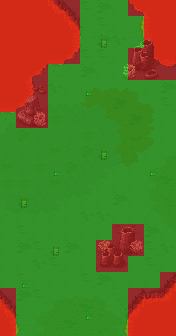

This game map was drawn from its Tiled (.tmx) file and the tilesets committed beside it. A one-line description and the full map source follow:
An orthogonal 11x21 tile map with 16x16 px tiles, 8 tile layers (Tile Layer 4, Tile Layer 5, Tile Layer 6, Tile Layer 7, ...).

<map version="1.5" tiledversion="2021.02.15" orientation="orthogonal" renderorder="left-down" width="11" height="21" tilewidth="16" tileheight="16" infinite="0" nextlayerid="15" nextobjectid="1">
 <tileset firstgid="1" source="../world_tiles/tileset.tsx" />
 <layer id="10" name="Tile Layer 4" width="11" height="21">
  <data encoding="csv">
12612,12612,12612,12802,12115,12116,12809,12809,12207,12208,12809,
12612,12612,12612,12612,12215,12216,12809,12809,12307,12308,12809,
12612,12612,12612,12614,12615,12616,12809,12809,12407,12408,12611,
12612,12101,12102,12714,12715,12716,12809,12809,12709,12710,12711,
12612,12201,12202,12814,12815,12816,12809,12809,12809,12810,12811,
12614,12301,12302,12809,12809,12809,12809,12809,12809,12809,12809,
12714,12715,12716,12809,12809,12809,12809,12809,12809,12809,12809,
12814,12815,12816,12809,12809,12809,12809,12809,12809,12809,12809,
12809,12809,12809,12809,12809,12809,12809,12809,12809,12809,12809,
12809,12809,12809,12809,12809,12809,12809,12809,12809,12809,12809,
12809,12809,12809,12809,12809,12809,12809,12809,12809,12809,12809,
12809,12809,12809,12809,12809,12809,12809,12809,12809,12809,12809,
12809,12809,12809,12809,12809,12809,12809,12809,12809,12809,12809,
12809,12809,12809,12809,12809,12809,12809,12809,12809,12809,12809,
12809,12809,12809,12809,12809,12809,12809,12809,12809,12809,12809,
12809,12809,12809,12809,12809,12809,12809,12809,12809,12809,12809,
12809,12809,12809,12809,12809,12809,12809,12809,12809,12809,12809,
12809,12809,12809,12809,12809,12809,12809,12809,12809,12809,12110,
12115,12116,12809,12809,12809,12809,12809,12109,12110,12111,12807,
12215,12216,12809,12809,12809,12809,12809,12209,12210,12211,0,
12315,12316,12809,12809,12809,12809,12809,12309,12310,12311,0
</data>
 </layer>
 <layer id="11" name="Tile Layer 5" width="11" height="21">
  <data encoding="csv">
0,0,0,0,0,0,0,0,0,0,0,
0,0,0,0,0,0,0,0,0,0,0,
0,0,0,0,0,0,0,0,0,0,0,
0,0,0,0,0,0,0,0,0,0,0,
0,0,0,0,0,0,0,0,0,0,0,
0,0,0,0,12750,12751,12752,12753,12754,12755,0,
0,0,0,0,12850,12851,12852,12853,12854,12855,0,
0,0,0,0,12950,12951,12952,12953,12954,12955,0,
0,0,0,0,13050,13051,13052,13053,13054,13055,0,
0,0,0,0,13150,13151,13152,13153,13154,13155,0,
0,0,0,0,13250,13251,13252,13253,13254,13255,0,
0,0,0,0,0,0,0,0,0,0,0,
0,0,0,0,0,0,0,0,0,0,0,
0,0,0,0,0,0,0,0,0,0,0,
0,0,0,0,0,0,0,0,0,0,0,
0,0,0,0,0,0,0,0,0,0,0,
0,0,0,0,0,0,0,0,0,0,0,
0,0,0,0,0,0,0,0,0,0,0,
0,0,0,0,0,0,0,0,0,0,0,
0,0,0,0,0,0,0,0,0,0,0,
0,0,0,0,0,0,0,0,0,0,0
</data>
 </layer>
 <layer id="12" name="Tile Layer 6" width="11" height="21">
  <data encoding="csv">
0,0,0,0,0,12929,12828,0,0,0,12612,
0,0,0,0,0,0,12929,0,0,0,12612,
0,0,0,0,0,0,12828,12730,0,0,0,
0,0,0,0,0,12929,12929,0,0,0,0,
0,0,0,0,0,12828,0,0,12929,12929,0,
0,0,0,12730,0,0,0,0,0,0,12828,
0,0,13951,13952,13952,13953,13954,13128,0,0,12929,
13951,13952,14051,14227,14052,14053,14054,14055,13128,0,0,
14051,14328,14152,14151,14152,14227,14154,14155,13029,0,0,
14152,14152,14152,14430,14252,14328,14254,14255,0,13350,13351,
14430,14152,14227,14352,14328,14353,14354,14355,0,13450,13451,
14227,14227,14152,14430,14353,14354,14454,14455,0,13550,13529,
14351,14430,14353,14354,14453,14454,0,12828,0,13650,13651,
14451,14452,14453,14454,0,12730,12730,0,0,13750,13751,
0,12929,0,0,0,0,0,12929,12929,12828,13851,
0,12828,12929,0,12828,0,13560,12828,0,12929,12730,
0,0,12730,12929,0,0,0,12730,0,12929,0,
0,12929,0,0,0,12929,12828,0,0,0,0,
0,12828,12929,13351,13352,13353,13354,13355,0,0,0,
0,0,13450,13451,13452,13529,13454,13455,0,0,0,
0,0,13550,13551,13529,13553,13554,13555,0,0,0
</data>
 </layer>
 <layer id="13" name="Tile Layer 7" width="11" height="21">
  <data encoding="csv">
0,0,0,0,0,0,0,0,0,0,0,
0,0,0,0,0,0,0,0,0,0,0,
0,0,0,0,0,0,0,0,12168,12169,0,
0,0,0,0,0,0,0,0,12268,12269,0,
0,0,0,0,0,0,0,0,12368,12369,0,
0,12370,12371,0,0,0,0,0,0,0,0,
0,12470,12471,0,0,0,0,0,0,0,0,
0,12570,12571,0,0,0,0,0,0,0,0,
0,0,0,0,0,0,0,0,0,0,0,
0,0,0,0,0,0,0,0,0,0,0,
0,0,0,0,0,0,0,0,0,0,0,
0,0,0,0,0,0,0,0,0,0,0,
0,0,0,0,0,0,0,0,0,0,0,
0,0,0,0,0,0,0,0,0,0,0,
0,0,0,0,0,0,0,12159,12160,0,0,
0,0,0,0,0,0,0,12259,12260,0,0,
0,0,0,0,0,0,0,0,0,0,0,
0,0,0,0,0,0,0,0,0,0,0,
0,0,0,0,0,0,0,0,0,0,0,
0,0,0,0,0,0,0,0,0,0,12612,
0,0,0,0,0,0,0,0,0,12612,12612
</data>
 </layer>
 <layer id="14" name="Tile Layer 8" width="11" height="21">
  <data encoding="csv">
0,0,0,0,0,0,0,0,0,0,0,
0,0,0,0,0,0,0,0,0,0,0,
0,0,0,0,0,0,0,0,0,0,0,
0,0,0,0,0,0,0,0,0,0,0,
0,0,0,0,0,0,0,13568,13569,0,0,
0,0,0,0,0,0,0,0,0,0,0,
0,0,0,0,0,0,0,0,0,0,0,
0,0,13461,0,0,0,0,0,0,0,0,
0,0,0,0,0,0,0,0,0,0,0,
0,0,0,0,0,0,0,0,0,0,0,
0,0,0,0,0,0,0,0,0,0,0,
0,0,0,0,0,0,0,0,0,0,0,
0,0,0,0,0,0,0,0,0,0,0,
0,0,0,0,0,0,0,0,0,0,0,
0,0,0,0,0,0,0,0,0,0,0,
0,0,0,0,0,0,12166,12167,13460,0,0,
0,0,0,0,0,0,12266,12267,0,0,0,
0,0,0,0,0,0,0,0,0,0,0,
0,0,0,0,0,0,0,0,0,0,0,
0,0,0,0,0,0,0,0,0,0,0,
0,0,0,0,0,0,0,0,0,0,0
</data>
 </layer>
 <layer id="7" name="anim" width="11" height="21">
  <data encoding="csv">
0,0,0,0,0,0,0,0,0,0,0,
0,0,0,0,0,0,0,0,0,0,0,
0,0,0,0,0,0,0,0,0,0,0,
0,0,0,0,0,0,0,0,0,0,0,
0,0,0,0,0,0,0,0,0,15628,0,
0,0,15429,0,0,0,0,0,0,0,0,
0,0,0,0,0,0,0,0,0,0,0,
0,0,0,0,0,0,0,0,0,0,0,
0,0,0,0,0,0,0,0,0,0,0,
0,0,0,0,0,0,0,0,0,0,0,
0,0,0,0,0,0,0,0,0,0,0,
0,0,0,0,0,0,0,0,0,0,0,
0,0,0,0,0,0,0,0,0,0,0,
0,0,0,0,0,0,0,0,0,0,0,
0,0,0,0,0,0,0,0,0,0,0,
0,0,0,0,0,0,0,0,0,0,0,
0,0,0,0,0,0,0,0,0,0,0,
0,0,0,0,0,0,0,0,0,0,0,
0,0,0,0,0,0,0,0,0,0,0,
0,0,0,0,0,0,0,0,0,0,0,
0,0,0,0,0,0,0,0,0,0,0
</data>
 </layer>
 <layer id="8" name="characters" width="11" height="21">
  <data encoding="csv">
0,0,0,0,0,0,0,0,0,0,0,
0,0,0,0,0,0,0,0,0,0,0,
0,0,0,0,0,0,15606,0,0,0,0,
0,0,0,0,0,0,0,0,0,0,0,
0,0,0,0,0,0,0,0,0,0,0,
0,0,0,0,0,15507,0,0,0,0,0,
0,0,0,0,0,0,0,0,0,0,0,
0,0,0,0,0,0,0,0,0,0,0,
0,0,0,0,0,0,0,0,0,0,0,
0,0,0,0,0,0,15606,0,0,0,0,
0,0,0,15507,0,0,0,0,0,15507,0,
0,0,0,0,0,0,0,0,0,0,0,
0,15606,0,0,0,0,0,0,0,0,0,
0,0,0,0,0,0,0,0,0,0,0,
0,0,0,0,0,0,0,0,0,0,0,
0,0,0,15606,0,0,0,0,0,0,0,
0,0,0,0,0,0,0,0,0,0,0,
0,15507,0,0,0,0,0,0,0,0,0,
0,0,0,0,0,0,0,0,0,0,0,
0,0,0,0,0,15507,0,0,0,0,0,
0,0,0,0,0,0,0,0,0,0,0
</data>
 </layer>
 <layer id="9" name="walkable" width="11" height="21">
  <data encoding="csv">
15437,15437,15437,15437,15437,15537,15537,15537,15437,15437,15437,
15437,15437,15437,15437,15437,15537,15537,15537,15537,15437,15437,
15437,15437,15437,15437,15437,15537,15537,15537,15537,15437,15437,
15437,15437,15437,15437,15437,15537,15537,15537,15437,15437,15437,
15437,15437,15437,15537,15537,15537,15537,15537,15437,15437,15437,
15437,15437,15437,15537,15537,15537,15537,15537,15537,15537,15537,
15437,15437,15437,15537,15537,15537,15537,15537,15537,15537,15537,
15537,15437,15437,15537,15537,15537,15537,15537,15537,15537,15537,
15537,15537,15537,15537,15537,15537,15537,15537,15537,15537,15537,
15537,15537,15537,15537,15537,15537,15537,15537,15537,15537,15537,
15537,15537,15537,15537,15537,15537,15537,15537,15537,15537,15537,
15537,15537,15537,15537,15537,15537,15537,15537,15537,15537,15537,
15537,15537,15537,15537,15537,15537,15537,15537,15537,15537,15537,
15537,15537,15537,15537,15537,15537,15537,15537,15537,15537,15537,
15537,15537,15537,15537,15537,15537,15537,15437,15437,15537,15537,
15537,15537,15537,15537,15537,15537,15437,15437,15437,15537,15537,
15537,15537,15537,15537,15537,15537,15437,15437,15537,15537,15537,
15537,15537,15537,15537,15537,15537,15537,15537,15537,15537,15437,
15437,15537,15537,15537,15537,15537,15537,15537,15437,15437,15437,
15437,15537,15537,15537,15537,15537,15537,15537,15437,15437,15437,
15437,15537,15537,15537,15537,15537,15537,15537,15437,15437,15437
</data>
 </layer>
</map>
